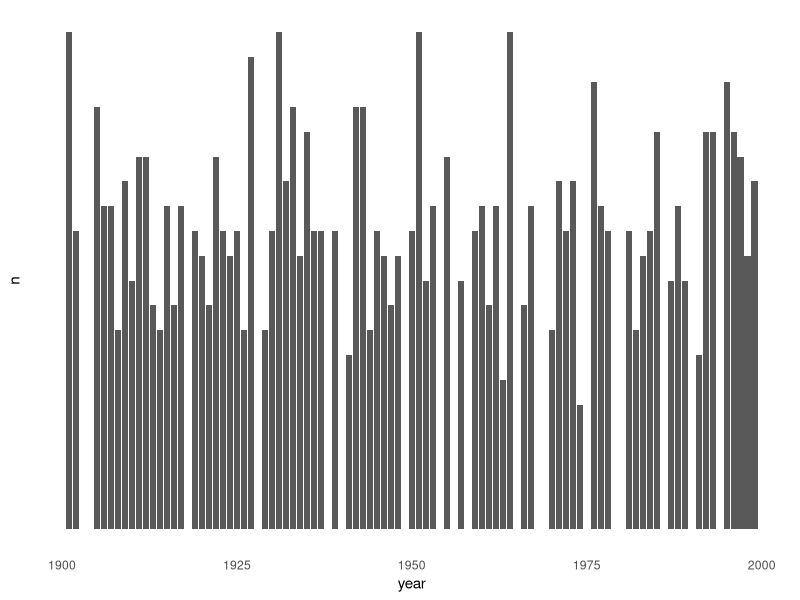

Here is the R script that generated this plot: (Note: this script raises an error after producing the figure.)
## ---- chunk 1
library(tidyverse)
## ---- chunk 2
seq(1900,2000)[sample(1:100, 80)] %>% 
  sample(1e3, replace = T) %>% 
  data.frame(year=.) %>% 
  group_by(year) %>% 
  count() %>% 
  print() %>% 
  ggplot(aes(x=year, y=n))+
  geom_bar(stat="identity") +
  theme_minimal() +
  theme(
    panel.grid =element_blank(),
    axis.text.y = element_blank()
  )
## ---- chunk 3
artvis
## ---- chunk 4
artvis %>% 
  select(e.title, e.paintings) %>% 
  group_by(e.title) %>%
  summarise(p=n_distinct(e.paintings))
  print()
